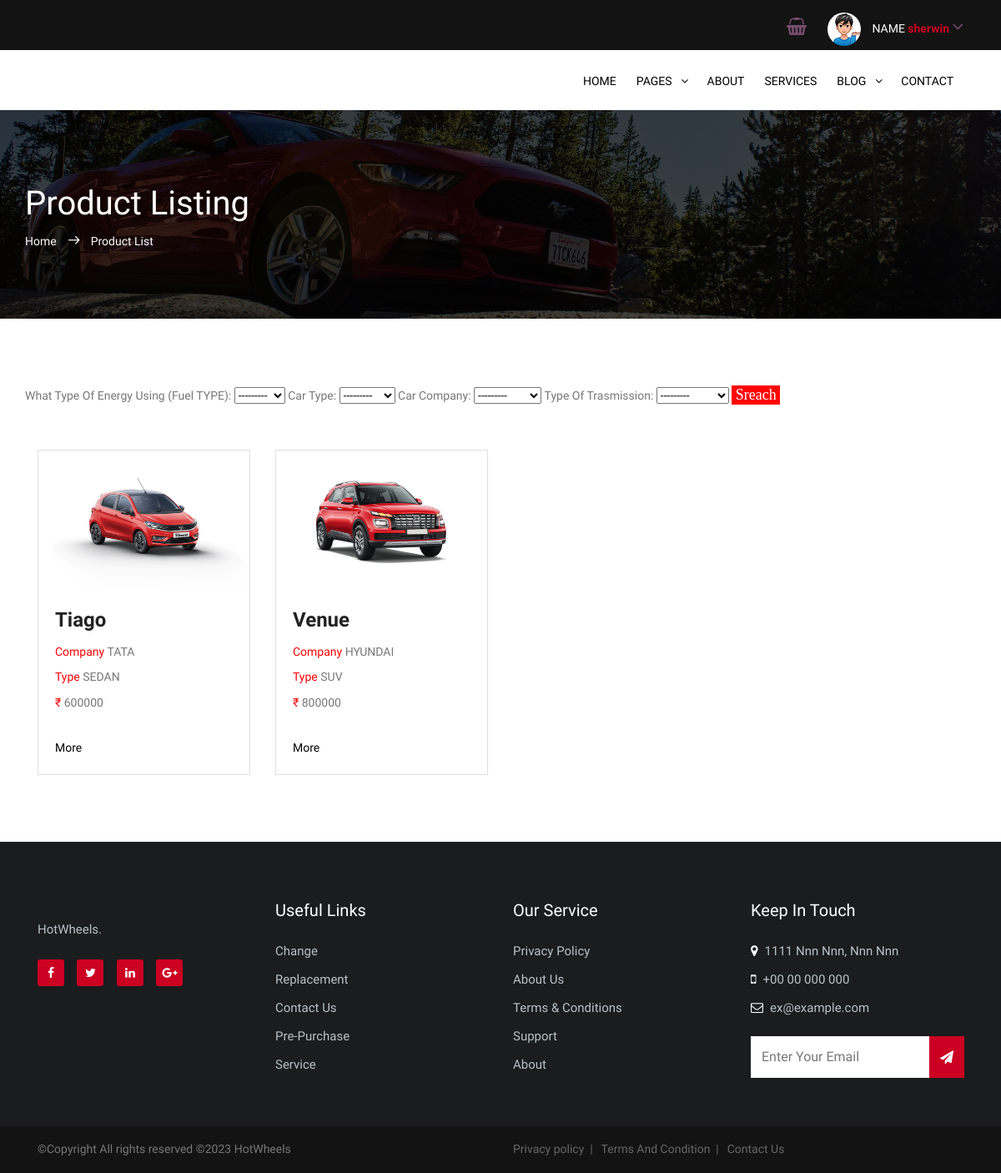
/cars/product_listing/ (signed in), run on the app's committed database.
### cars/models.py (models this page shows, shortened)
class DETAILS(models.Model):
    class Meta:
        db_table = 'CAR DETAILS'
        verbose_name = "Vechile Information"
        verbose_name_plural = "Car Details"
    id = models.BigAutoField(
        primary_key= True,
    )
    car_name = models.CharField(
        max_length=255,
        verbose_name="Car Name"
        )
    car_type = models.ForeignKey(
        TYPE,on_delete=models.CASCADE,
        verbose_name="Car Type"
        )
    car_company = models.ForeignKey(
        COMPANY,on_delete=models.CASCADE,
        verbose_name="Car Company"
        )
    stock = models.IntegerField(
        verbose_name="Stock Avaliable"
        )
    price = models.IntegerField(
        verbose_name="Price Of Car"
        )
    fuel_efficiency = models.CharField(
        max_length=255,
        verbose_name="Mileage In Kilometers"
        )
    fuel_tank_capacity = models.CharField(
        max_length=255,
        verbose_name="Fuel Tank Capacity In Liter"
        )
    front_suspension = models.CharField(
        max_length=255,
        verbose_name="Suspension Type Front"
        )
    rear_suspension = models.CharField(
        max_length=255,
        verbose_name="Suspension Type Rear"
        )
    tyre_size = models.IntegerField(
        verbose_name="Tyre Size"
        )
    front_brake = models.CharField(
        max_length=255,
        verbose_name="Front Brake Type"
        )
    rear_brake = models.CharField(
        max_length=255,
        verbose_name="Rear Brake Type"
        )
    ground_clearance = models.CharField(
        max_length=255,
        verbose_name="Ground Clearance In mm"
        )
    seating_capacity = models.IntegerField(
        verbose_name="Total Seat"
        )
    boot_capacity = models.IntegerField(
        verbose_name="Capacity Of Boot Space In Liter"
        )
    max_torque = models.IntegerField(
        verbose_name="Max Torque"
        )
    tra = models.TextChoices(
        'tra', 'Manual Automatic',
        )
    trasmission = models.CharField(
        default=None,
        choices=tra.choices,
        null=True,blank=True,
        max_length=255,
        verbose_name="Type Of Trasmission"
        )
    cylinders = models.IntegerField(
        verbose_name="Max Number Of Cylinders"
        )
    engine_cc = models.IntegerField(
        verbose_name="Engine CC Of Car"
        )
    image1 = models.ImageField(
        upload_to="image/media/",
        blank=True,
        null=True,
        verbose_name="Exterior Image Of Car"
        )
    image2 = models.ImageField(
        upload_to="image/media/",
        blank=True,
        null=True,
        verbose_name="Interior Image Of Car"
        )
    image3 = models.ImageField(
        upload_to="image/media/",
        blank=True,
        null=True,
        verbose_name="Total Look"
        )
    fuel = models.TextChoices('fuel',
        'PETROL DIESEL ELETRIC',
    )
    fuel_type = models.CharField(
        default=None,
        choices=fuel.choices,
        null=True,
        blank=True,
        max_length=255,
        verbose_name="What Type Of Energy Using (Fuel TYPE)"
        )

class COMPANY(models.Model):
    class Meta:
        db_table = 'CAR COMPANY'
        verbose_name = "Add Car Company And"
        verbose_name_plural = "Car Company"
    id = models.BigAutoField(
        primary_key= True,
    )
    name = models.CharField(
        max_length= 50,
        unique= True,
        verbose_name= "Catogoty Name"
    )
    def __str__(self):
        return self.name

class TYPE(models.Model):
    class Meta:
        db_table = 'CAR TYPE'
        verbose_name = "Add Car Type And"
        verbose_name_plural = "Car Type"
    id = models.BigAutoField(
        primary_key= True,
    )
    name = models.CharField(
        max_length= 50,
        unique= True,
        verbose_name= "Catogoty Name"
    )
    def __str__(self):
        return self.name

### cars/views.py (the view)
# urls.py: path('product_listing/', views.product_listing, name='product_listing'),
def product_listing(request):
    if 'username' in request.session:
        CARDETAILS = DETAILS.objects.all()
        myFilter = CarDETAILSFilter(request.GET, queryset=CARDETAILS)
        return render(request,'product_listing.html',{'myFilter':myFilter})
    return redirect('signin')

### cars/templates/product_listing.html (shortened to what this page needs)
{% load static %}
<!DOCTYPE html>
<html lang="en">
<head>
        <link rel="stylesheet" href="{% static 'css/linearicons.css' %}">
        <link rel="stylesheet" href="{% static 'css/font-awesome.min.css' %}">
        <link rel="stylesheet" href="{% static 'css/bootstrap.css' %}">
        <link rel="stylesheet" href="{% static 'css/magnific-popup.css' %}">
        <link rel="stylesheet" href="{% static 'css/nice-select.css' %}">
        <link rel="stylesheet" href="{% static 'css/animate.min.css' %}">
        <link rel="stylesheet" href="{% static 'css/owl.carousel.min.css' %}">
        <link rel="stylesheet" href="{% static 'css/owl.theme.min.css' %}">
        <link rel="stylesheet" href="{% static 'css/owl.transitions.css' %}">
        <link rel="stylesheet" href="{% static 'css/carousel_advance.css' %}">
        <link rel="stylesheet" href="{% static 'css/main.css' %}">
        <link rel="stylesheet" href="{% static 'css/rangeslider.css' %}">
    <link href="css/testimonial_speech_bubble_border_carousel.css" rel="stylesheet" media="all">
    </head>
    <body>
          <header id="header">
              <div class="header-top bg-1">
                <div class="container">
                    <div class="row">
                        <div class="col-md-7 col-xs-12 hide_column">
                        </div>
                        <div class="col-lg-5 col-md-12 col-xs-12">
                            <div class="header-top-right text-right">
                                <ul class="account">
                                    <li>
                                        <a href="#">
                                            <img src="{% static 'img/boogyman.png' %}" alt="">
                                            NAME  <span> {{user.first_name}}
                                            <i class="fa fa-angle-down"></i></span>
                                        </a>
                                    </li>
                                </ul>
                                <ul class="notification_icons">
                                    <li>
                                        <a href="{% url 'shopping_cart' %}">
                                            <i class="fa fa-shopping-basket"></i>
                                        </a>
                                    </li>
                                </ul>
                            </div>
                        </div>
                    </div>
                </div>
            </div>
            <div class="header-bottom">
                <div class="container">
                    <div class="row align-items-center d-flex">
                        <div class="col-lg-2 col-md-2">
                            <div id="logo">
                            </div>
                        </div>
                           <div class="col-lg-10 col-md-2">
                          <nav id="nav-menu-container">
                            <ul class="nav-menu float-right">
                              <li class="menu-has-children"><a href="{% url 'index' %}">Home</a>
                              </li>
                              <li class="menu-has-children"><a href="">Pages</a>
                              </li>
                              <li class="menu-has-children"><a href="#">About</a>
                              </li>
                              <li class="menu-has-children"><a href="#">Services</a>
                              </li>
                              <li class="menu-has-children"><a href="#">Blog</a>
                              </li>
                              <li class="menu-has-children"><a href="#">Contact</a></li>
                            </ul>
                          </nav>
                      </div>
                    </div>
                </div>
            </div>
          </header>
        <section class="banner-area relative">
            <div class="overlay overlay-bg"></div>
            <div class="container">
                <div class="row d-flex align-items-center justify-content-center">
                    <div class="about-content col-lg-12">
                        <h1 class="text-white">
                            Product Listing
                        </h1>
                        <p class="text-white link-nav"><a href="{% url 'index' %}">Home </a>  <span class="lnr lnr-arrow-right"></span> Product List</p>
                    </div>
                </div>
            </div>
        </section>
    <section class="item-product-area">
    <div class="container">
        <div class="row">
            <form method="get">
                {{myFilter.form}} <input style="color: rgb(255, 255, 255);font-size: large;background-color: rgb(255, 6, 6);
                font-family: 'Times New Roman', Times, serif;" type="submit" value=" Sreach ">
            </form>
    {% if myFilter.qs %}
    {% for CARDETAILS in myFilter.qs %}
        <div class="col-md-3">
            <br></br><div class="card">
                <img src="{{CARDETAILS.image3.url}}" class="card-img-top" alt="pic of the car">
                <div class="card-body">
                <h3 class="card-title"><label style="color:red"></label>{{CARDETAILS.car_name}}</h3>
                <h7 class="card-title"><label style="color:red">Company</label> {{CARDETAILS.car_company}}</h7><br>
                <h7 class="card-title"><label style="color:red">Type</label> {{CARDETAILS.car_type}}</h7><br>
                <h7 class="card-title"><label style="color:red">₹</label> {{CARDETAILS.price}}</h7><br></br>
                <a href="/cars/product_listing_detail/{{CARDETAILS.id}}"><button>More</button></a>
                </div>
        </div>
    </div>
    {% endfor %}
    {% else %}
    <script>
         alert("No results found");
    </script>
    {% endif %}
    </div>
    </div>
    </section>
        <footer class="footer-area footer-section">
            <div class="container">
                <div class="row">
                    <div class="col-lg-3  col-md-3 col-sm-6">
                        <div class="single-footer-widget newsletter">
                            <p>HotWheels.</p>
                            <ul class="social-footer">
                                <li><a class="facebook" href="#"><i class="fa fa-facebook"></i></a></li>
                                <li><a class="twitter" href="#"><i class="fa fa-twitter"></i></a></li>
                                <li><a class="linkedin" href="#"><i class="fa fa-linkedin"></i></a></li>
                                <li><a class="google-plus" href="#"><i class="fa fa-google-plus"></i></a></li>
                            </ul>
                        </div>
                    </div>
                    <div class="col-lg-3  col-md-3 col-sm-6">
                        <div class="single-footer-widget">
                            <h6>Useful Links</h6>
                            <ul class="footer-nav">
                                <li><a href="">Change</a></li>
                                <li><a href="">Replacement</a></li>
                                <li><a href="">Contact Us</a></li>
                                <li><a href="">Pre-Purchase</a></li>
                                <li><a href="">Service</a></li>
                            </ul>
                        </div>
                    </div>
                    <div class="col-lg-3  col-md-3 col-sm-6">
                        <div class="single-footer-widget">
                            <h6>Our Service</h6>
                            <ul class="footer-nav">
                                <li><a href="">Privacy Policy</a></li>
                                <li><a href="">About Us</a></li>
                                <li><a href="">Terms & Conditions</a></li>
                                <li><a href="">Support</a></li>
                                <li><a href="">About</a></li>
                            </ul>
                        </div>
                    </div>
                    <div class="col-lg-3  col-md-3 col-sm-6">
                        <div class="single-footer-widget mail-chimp">
                            <h6 class="mb-20">Keep In Touch</h6>
                            <ul class="footer-nav">
                                <li>
                                <strong><i class="fa fa-map-marker"></i></strong><span class="pl-2">1111 Nnn Nnn, Nnn Nnn</span>
                                </li>
                                <li>
                                <strong><i class="fa fa-mobile"></i></strong><span class="pl-2">+00 00 000 000</span>
                                </li>
                                <li>
                                <strong><i class="fa fa-envelope-o"></i></strong><span class="pl-2"><a href="#">ex@example.com</a></span>
                                </li>
                            </ul>
                            <div class="section_form">
                                    <div class="col-auto">
                                      <div class="input-group mb-2">
                                        <input type="text" class="form-control" id="inlineFormInputGroup" placeholder="Enter Your Email">
                                         <div class="input-group-prepend">
                                          <div class="input-group-text"><i class="fa fa-paper-plane"></i></div>
                                        </div>
                                      </div>
                                    </div>
                                </div>
                        </div>
                    </div>
                </div>
            </div>
        </footer>
        <div class="copyright1">
            <div class="container">
                <div class="row">
                    <div class="col-md-6 col-sm-6 col-12">
                        <div class="bottom_footer_info">
                            <span>&copy;Copyright All rights reserved &copy;<script>document.write(new Date().getFullYear())</script> HotWheels</span>
                        </div>
                    </div>
                    <div class="col-md-6 col-sm-6 col-12">
                        <div class="bottom_footer_logo">
                            <ul class="list-inline">
                                <li class="list-inline-item">
                                    <a href="#">Privacy policy &nbsp;|</a>
                                </li>
                                <li class="list-inline-item">
                                    <a href="#">Terms And Condition &nbsp;|</a>
                                </li>
                                <li class="list-inline-item">
                                    <a href="#">Contact Us</a>
                                </li>
                            </ul>
                        </div>
                    </div>
                </div>
            </div>
        </div>
    </body>
</html>

### data on the page
DETAILS: image3 (picture), car_name "Tiago", car_company "TATA", car_type "SEDAN", price "600000"
DETAILS: image3 (picture), car_name "Venue", car_company "HYUNDAI", car_type "SUV", price "800000"

### other printed values
{{ user.first_name }} "sherwin"
